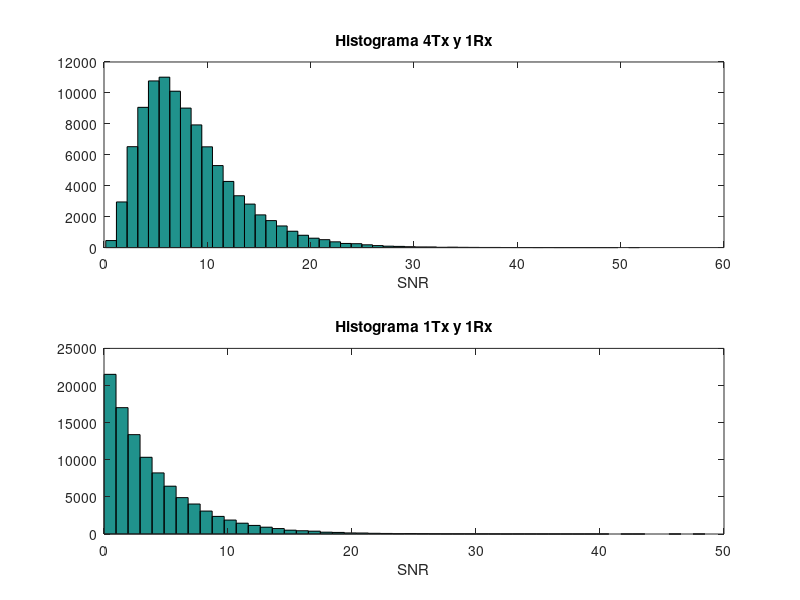

Source code (MATLAB):
%% Ejercicio 5
clc
clear all
close all
Mtx = 4;
N = 1e5;
snr=10^(0.6);

H = sqrt(snr/2)*(randn(Mtx,N) + 1i*randn(Mtx,N));
h_max=max(H,[],1);% te devuelve un vector fila con los valores maximos
                  % de los 4 posibles, en cada instante. 

%Representamos el histograma 4tx--1rx
figure
subplot(2,1,1)
hist(abs(h_max).^2,50)
title('Histograma 4Tx y 1Rx')
xlabel('SNR')

%Representamos histograma 1tx--1rx
h=H(1,:);
subplot(2,1,2)
hist(abs(h).^2,50)
title('Histograma 1Tx y 1Rx')
xlabel('SNR')

